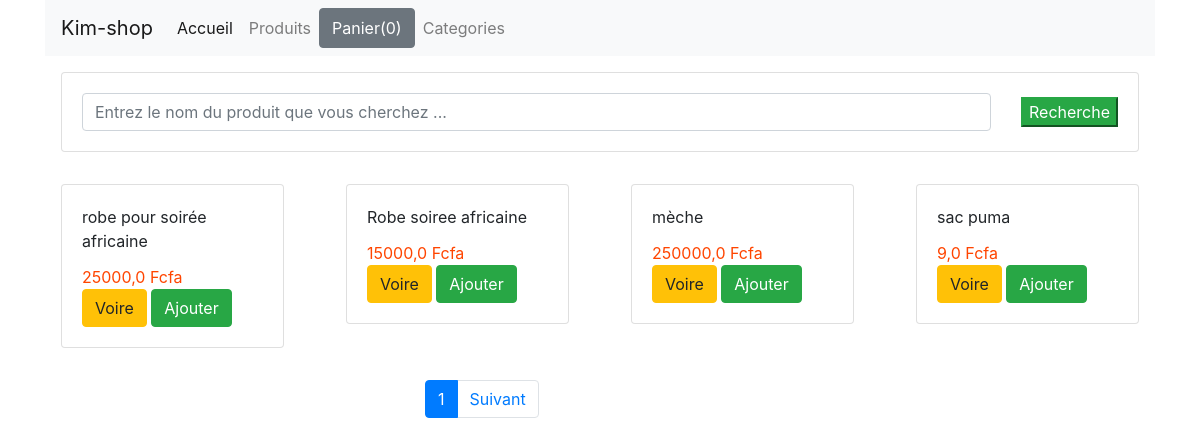
Before: / with the older database file.
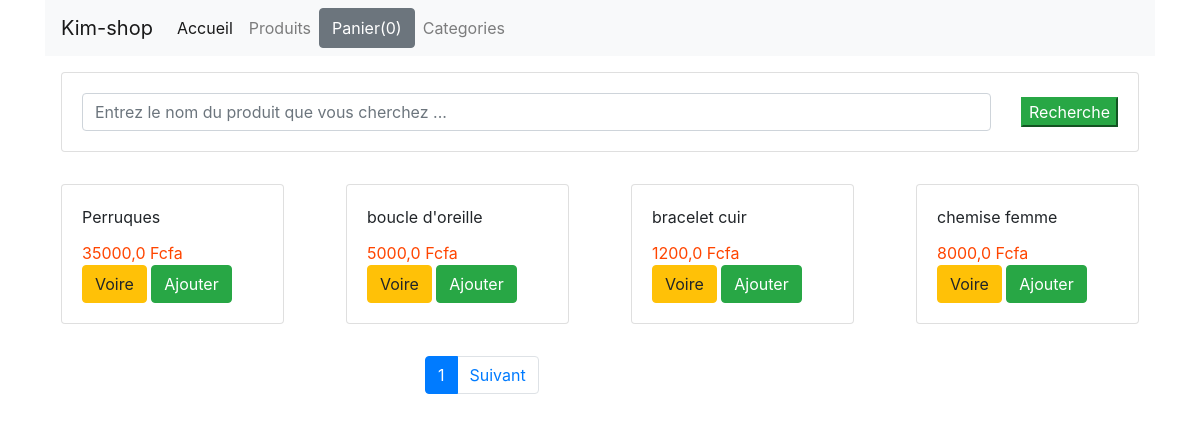
After: the same page with the newer database file.
### shop/models.py (models this page shows, shortened)
class Product(models.Model):
    title = models.CharField(max_length=200)
    price = models.FloatField()
    description = models.TextField()
    category = models.ForeignKey(Category,related_name='categorie',on_delete=models.CASCADE)
    image = models.CharField(max_length=5000)
    date_added = models.DateTimeField(auto_now=True)
    class Meta:
        ordering = ['-date_added']

### shop/views.py (the view)
# urls.py: path('',index, name='home'),
def index(request):
    product_object = Product.objects.all()
    item_name = request.GET.get('item-name')
    if item_name !='' and item_name is not None:
        product_object= Product.objects.filter(title__icontains=item_name)
    Paginators=  Paginator(product_object,4)
    page= request.GET.get('page')
    product_object= Paginators.get_page(page)
    return render(request,'shop/index.html',{'product_object':product_object})

### shop/templates/shop/index.html (shortened to what this page needs)
{% extends "shop/base.html"%}
{% block content %}
    <div class="row">
        <div class="col-md-12">
            <form action="#" class="card  m-3 card-sm">
                <div class="card-body row no-guetters align-items-center">
                    <div class="col">
                        <input type="search" placeholder="Entrez le nom du produit que vous cherchez ..." name="item-name" class="form-control   form-control-borderless ">
                </div>
                <div class="col-auto">
                    <button type="submit" class="btn-success">Recherche</button>
                </div>
                </div>
            </form>
        </div>
    </div>
    <div class="row">
        {% for product in  product_object %}
        <div class="col-md-3">
            <div class="card m-3  ">
                <div class="card-body">
                    <div id="aa{{ product.id }}" class="card-title">{{product.title}}</div>
                    <div id="price{{product.id}}" style="color:orangered" class="card-text">{{product.price}} Fcfa</div>
                    <a href="{{product.id}}" class="btn btn-warning">Voire</a>
                    <button id="{{product.id}}" class="btn ted  btn-success">Ajouter</button>
                </div>
            </div>
        </div>
        {% endfor %}
    </div>
    <div class="row mt-3">
        <div class="col-md-3 offset-md-4">
            <ul class="pagination">
                <li class="page-item active">
                    <a class="page-link" href="?page={{ product_object.number }}">{{product_object.number }}</a>
                </li>
                {% if product_object.has_next %}
                <li class="page-item" >
                    <a class="page-link" href="?page={{ product_object.next_page_number }}">Suivant</a>
                </li>
                {% endif %}
            </ul>
        </div>
    </div>
{% endblock %}

### shop/templates/shop/base.html (shortened to what this page needs)
{% load static %}
<!DOCTYPE html>
<html lang="en">
<head>
    <link rel="stylesheet" href="{% static 'css/main.css' %}">
    <link rel="stylesheet" href="https://cdn.jsdelivr.net/npm/bootstrap@4.0.0/dist/css/bootstrap.min.css">
</head>
<body>
    <div class="container">
        <div class="row">
            <div class="col-md-12">
                <nav class="navbar navbar-expand-lg navbar-light bg-light">
                    <a class="navbar-brand" href="{% url 'home' %}">Kim-shop</a>
                    <div class="collapse navbar-collapse" id="navbarNavAltMarkup">
                      <div class="navbar-nav">
                        <a class="nav-item nav-link active" href="{% url 'home'%}">Accueil <span class="sr-only">(current)</span></a>
                        <a class="nav-item nav-link" href="#">Produits</a>
                        <button id="panier" type="button" class="btn btn-secondary" data-container="body" data-html="true" data-toggle="popover" data-placement="bottom" data-content="Vivamus
sagittis lacus vel augue laoreet rutrum faucibus.">
  Panier(0)
</button>
                        <a class="nav-item nav-link " href="#">Categories</a>
                      </div>
                    </div>
                  </nav>
            </div>
        </div>
        {% block content %}
        {% endblock%}
    </div>
</body>
</html>

### shop/static/css/main.css (style rules this page uses)
body { background-color: blue; }

Changed rows visible on the page:
removed Product: title "robe pour soirée africaine", price "25000,0"
removed Product: title "Robe soiree africaine", price "15000,0"
removed Product: title "mèche", price "250000,0"
removed Product: title "sac puma", price "9,0"
added Product: title "Perruques", price "35000,0"
added Product: title "boucle d'oreille", price "5000,0"
added Product: title "bracelet cuir", price "1200,0"
added Product: title "chemise femme", price "8000,0"
